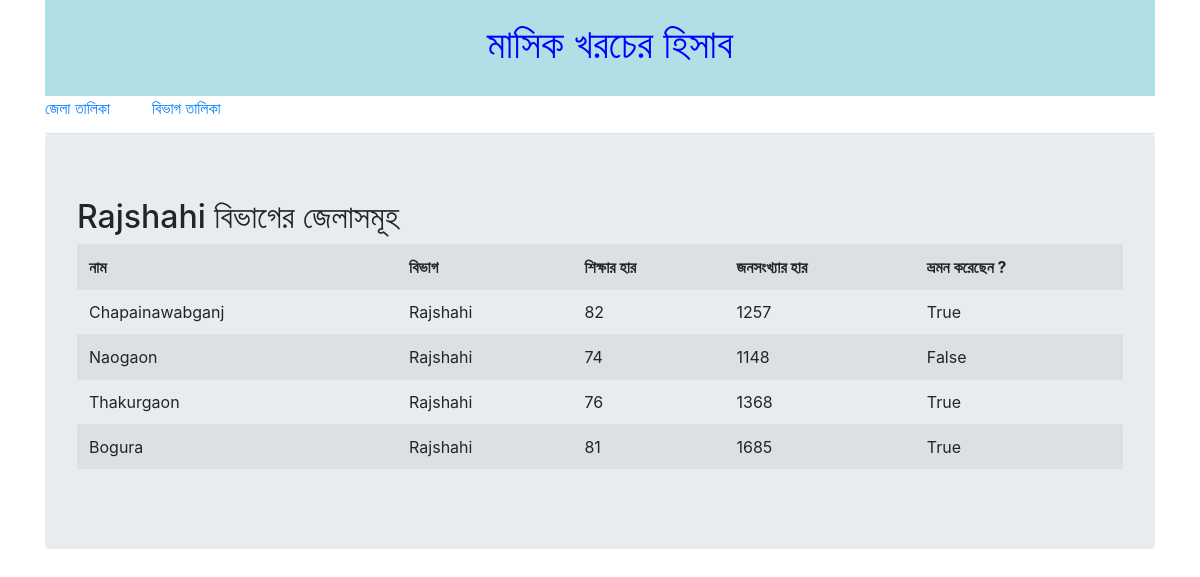
The app's page /info/dists-of-div/2/ with its own data.
### information/models.py (models this page shows, shortened)
class Divisions(models.Model):
    name = models.CharField(max_length=50)
    population = models.IntegerField()
    area = models.IntegerField()
    def __str__(self):
        return self.name

class Districts(models.Model):
    name = models.CharField(max_length=50)
    education_rate = models.IntegerField()
    population_density = models.IntegerField(blank=True, null=True)
    visited = models.BooleanField(default=False)
    division = models.ForeignKey(Divisions, on_delete=models.CASCADE)

### information/views.py (the view)
# urls.py: url(r'^dists-of-div/(?P<div_id>[0-9]+)/', views.dists_of_division, name='dists_of_division'),
def dists_of_division(request, div_id):
    division = Divisions.objects.get(pk = div_id)
    districts = Districts.objects.filter(division = division)
    context = {
         'districts': districts,
         'division': division,
    }
    return render(request, 'dists_of_division.html', context)

### templates/dists_of_division.html
{% extends 'base.html' %}
{% block content %}
    <h2>{{division.name}} বিভাগের জেলাসমূহ </h2>
    <table class="table table-striped">
        <tr>
            <th>নাম</th>
            <th>বিভাগ</th>
            <th>শিক্ষার হার</th>
            <th>জনসংখ্যার হার </th>
            <th>ভ্রমন করেছেন ? </th>
        </tr>
        {% for district in districts %}
            <tr>
                <td>{{ district.name }}</td>
                <td>{{ district.division }}</td>
                <td>{{ district.education_rate }}</td>
                <td>{{ district.population_density }}</td>
                <td>{{ district.visited }}</td>
            </tr>
        {% endfor %}
    </table>
{% endblock %}

### records on screen
Divisions: name "Rajshahi"
Districts: name "Chapainawabganj", division "Rajshahi", education_rate "82", population_density "1257", visited "True"
Districts: name "Naogaon", division "Rajshahi", education_rate "74", population_density "1148", visited "False"
Districts: name "Thakurgaon", division "Rajshahi", education_rate "76", population_density "1368", visited "True"
Districts: name "Bogura", division "Rajshahi", education_rate "81", population_density "1685", visited "True"
